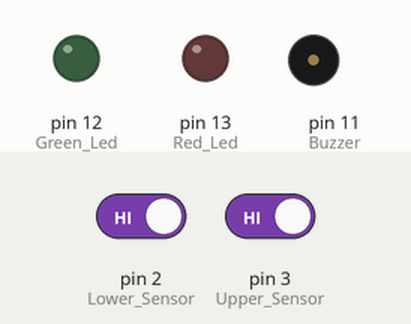
Simulated run of this sketch. Board: Arduino Uno, built with avr-gcc and run on an emulated ATmega328P. Parts: output pins drawn as LEDs (lit = HIGH), buzzer (waves = sounding, pin HIGH). The inputs (shaded band) are chosen by the test bench; at power-on: pin 2 (Lower_Sensor) HIGH, pin 3 (Upper_Sensor) HIGH.

Above: at 1.2 s.
1.3 s: pin 2 (Lower_Sensor) driven LOW
At 1.8 s:
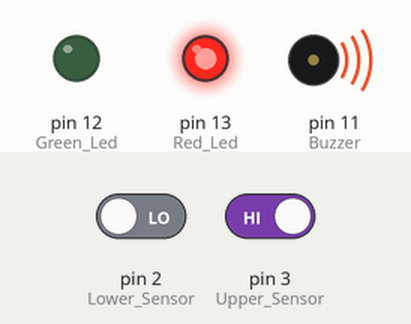
4.3 s: pin 3 (Upper_Sensor) driven LOW
At 5.3 s:
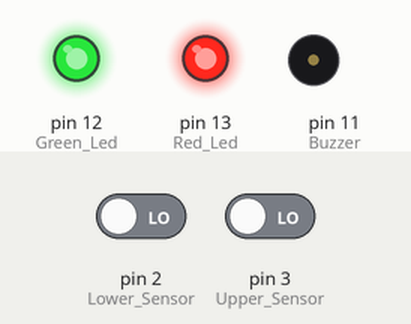
5.9 s: pin 3 (Upper_Sensor) driven HIGH
At 6.4 s:
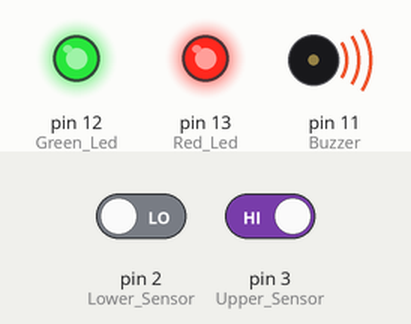
8.9 s: pin 2 (Lower_Sensor) driven HIGH
At 10.0 s:
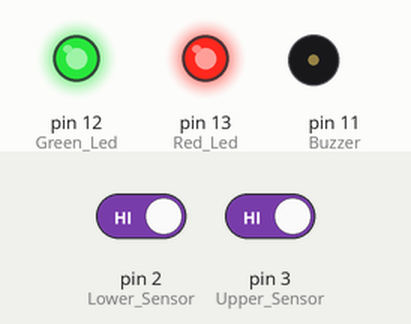
Timing chart, 0 to 11.4 s (numbered marks = the images above; inputs shaded):
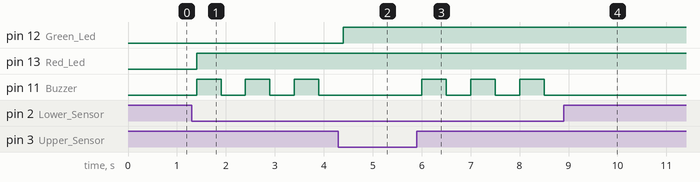

Measured:
- after the input at 1.3 s, pin 13 (Red_Led): LOW → HIGH after 0.10 s; pin 11 (Buzzer): alternates HIGH for 0.50 s and LOW for 0.50 s, starting after 0.10 s
- after the input at 4.3 s, pin 12 (Green_Led): LOW → HIGH after 0.10 s; pin 11 (Buzzer): stays LOW (without the input it goes to HIGH after 0.10 s)
- after the input at 5.9 s, pin 11 (Buzzer): alternates HIGH for 0.50 s and LOW for 0.50 s, starting after 0.10 s
- after the input at 8.9 s, pin 11 (Buzzer): stops changing and stays LOW

The sketch:

kids_alarm.ino
```cpp
int Lower_Sensor = 2;
int Upper_Sensor = 3;
int Red_Led = 13;
int Green_Led = 12;
int Buzzer = 11;

void setup() {
  pinMode(Red_Led, OUTPUT);
  pinMode(Green_Led, OUTPUT);
  pinMode(Buzzer, OUTPUT);
  pinMode(Lower_Sensor, INPUT);
  pinMode(Upper_Sensor, INPUT);
  //Serial.begin(9600);
}

void loop() {
  int Lower_SensorValue = digitalRead(Lower_Sensor);
  int Upper_SensorValue = digitalRead(Upper_Sensor);

  delay(100);
   if ((Lower_SensorValue==LOW)&&(Upper_SensorValue==LOW)){ // LOW MEANS Object Detected
    digitalWrite(Green_Led, HIGH);
  }
  else if ((Lower_SensorValue==LOW)&&(Upper_SensorValue==HIGH)){
    digitalWrite(Red_Led, HIGH);
    digitalWrite(Buzzer, HIGH);
    delay(500);
    digitalWrite(Buzzer, LOW);
    delay(400);}

}
```
